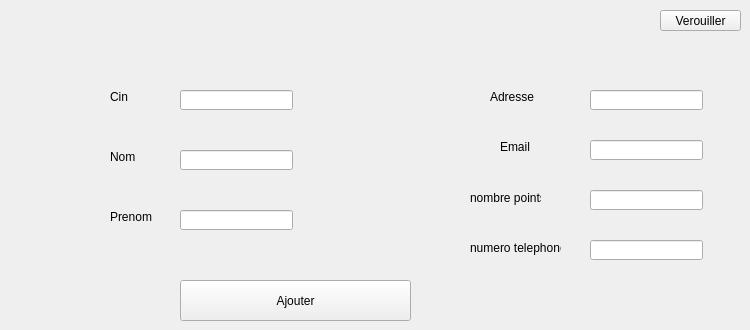
      <widget class="QWidget" name="widget_2">
       <attribute name="title">
        <string>Ajouter</string>
       </attribute>
       <widget class="QLabel" name="label_NOUR">
        <property name="geometry">
         <rect>
          <x>110</x>
          <y>90</y>
          <width>47</width>
          <height>13</height>
         </rect>
        </property>
        <property name="text">
         <string>Cin</string>
        </property>
       </widget>
       <widget class="QLabel" name="label_2_NOUR">
        <property name="geometry">
         <rect>
          <x>110</x>
          <y>150</y>
          <width>47</width>
          <height>13</height>
         </rect>
        </property>
        <property name="text">
         <string>Nom</string>
        </property>
       </widget>
       <widget class="QLabel" name="label_3_NOUR">
        <property name="geometry">
         <rect>
          <x>110</x>
          <y>210</y>
          <width>47</width>
          <height>13</height>
         </rect>
        </property>
        <property name="text">
         <string>Prenom</string>
        </property>
       </widget>
       <widget class="QLineEdit" name="linecin_NOUR">
        <property name="geometry">
         <rect>
          <x>180</x>
          <y>90</y>
          <width>113</width>
          <height>20</height>
         </rect>
        </property>
       </widget>
       <widget class="QLineEdit" name="linenom_NOUR">
        <property name="geometry">
         <rect>
          <x>180</x>
          <y>150</y>
          <width>113</width>
          <height>20</height>
         </rect>
        </property>
       </widget>
       <widget class="QLineEdit" name="lineprenom_NOUR">
        <property name="geometry">
         <rect>
          <x>180</x>
          <y>210</y>
          <width>113</width>
          <height>20</height>
         </rect>
        </property>
       </widget>
       <widget class="QLineEdit" name="lineadresse_NOUR">
        <property name="geometry">
         <rect>
          <x>590</x>
          <y>90</y>
          <width>113</width>
          <height>20</height>
         </rect>
        </property>
       </widget>
       <widget class="QLineEdit" name="lineemail_NOUR">
        <property name="geometry">
         <rect>
          <x>590</x>
          <y>140</y>
          <width>113</width>
          <height>20</height>
         </rect>
        </property>
       </widget>
       <widget class="QLabel" name="label_4_NOUR">
        <property name="geometry">
         <rect>
          <x>490</x>
          <y>90</y>
          <width>47</width>
          <height>13</height>
         </rect>
        </property>
        <property name="text">
         <string>Adresse</string>
        </property>
       </widget>
       <widget class="QLabel" name="label_5_NOUR">
        <property name="geometry">
         <rect>
          <x>500</x>
          <y>140</y>
          <width>47</width>
          <height>13</height>
         </rect>
        </property>
        <property name="text">
         <string>Email</string>
        </property>
       </widget>
       <widget class="QLabel" name="label_6_NOUR">
        <property name="geometry">
         <rect>
          <x>470</x>
          <y>190</y>
          <width>71</width>
          <height>16</height>
         </rect>
        </property>
        <property name="text">
         <string>nombre points</string>
        </property>
       </widget>
       <widget class="QLineEdit" name="linenbr_point_NOUR">
        <property name="geometry">
         <rect>
          <x>590</x>
          <y>190</y>
          <width>113</width>
          <height>20</height>
         </rect>
        </property>
       </widget>
       <widget class="QLabel" name="label_7_NOUR">
        <property name="geometry">
         <rect>
          <x>470</x>
          <y>240</y>
          <width>91</width>
          <height>16</height>
         </rect>
        </property>
        <property name="text">
         <string>numero telephone</string>
        </property>
       </widget>
       <widget class="QLineEdit" name="linenum_telephone_NOUR">
        <property name="geometry">
         <rect>
          <x>590</x>
          <y>240</y>
          <width>113</width>
          <height>20</height>
         </rect>
        </property>
       </widget>
       <widget class="QPushButton" name="Ajouterclient_NOUR">
        <property name="geometry">
         <rect>
          <x>180</x>
          <y>280</y>
          <width>231</width>
          <height>41</height>
         </rect>
        </property>
        <property name="text">
         <string>Ajouter</string>
        </property>
       </widget>
       <widget class="QPushButton" name="Hide_fournisseurs_verouiller_5">
        <property name="geometry">
         <rect>
          <x>660</x>
          <y>10</y>
          <width>81</width>
          <height>21</height>
         </rect>
        </property>
        <property name="text">
         <string>Verouiller</string>
        </property>
       </widget>
      </widget>
